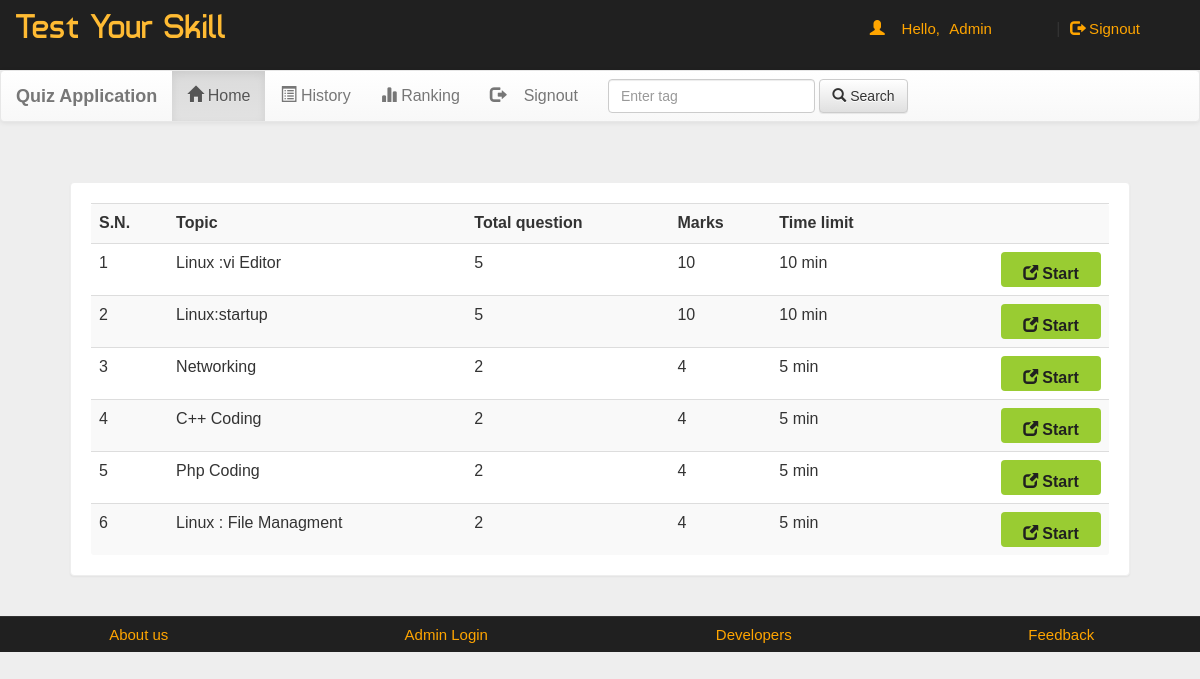
Page /account.php?q=1 (signed in) on the committed database.
### tables this page shows
CREATE TABLE `quiz` (
  `eid` text NOT NULL,
  `title` varchar(100) NOT NULL,
  `sahi` int(11) NOT NULL,
  `wrong` int(11) NOT NULL,
  `total` int(11) NOT NULL,
  `time` bigint(20) NOT NULL,
  `intro` text NOT NULL,
  `tag` varchar(100) NOT NULL,
  `date` timestamp NOT NULL DEFAULT CURRENT_TIMESTAMP ON UPDATE CURRENT_TIMESTAMP
);

### account.php (the view, shortened to what this page needs)
<!DOCTYPE html PUBLIC "-//W3C//DTD XHTML 1.0 Transitional//EN" "http://www.w3.org/TR/xhtml1/DTD/xhtml1-transitional.dtd">
<html xmlns="http://www.w3.org/1999/xhtml">
<head>
<link  rel="stylesheet" href="css/bootstrap.min.css"/>
 <link  rel="stylesheet" href="css/bootstrap-theme.min.css"/>
 <link rel="stylesheet" href="css/main.css">
 <link  rel="stylesheet" href="css/font.css">
</head>
<body>
<div class="header">
<div class="row">
<div class="col-lg-6">
<span class="logo">Test Your Skill</span></div>
<div class="col-md-4 col-md-offset-2">
 <?php
 include_once 'dbConnection.php';
  if(!(isset($_SESSION['email']))){
header("location:index.php");
}
else
{
$name = $_SESSION['name'];
$email=$_SESSION['email'];
echo '<span class="pull-right top title1" ><span class="log1"><span class="glyphicon glyphicon-user" aria-hidden="true"></span>&nbsp;&nbsp;&nbsp;&nbsp;Hello,</span> <a href="account.php?q=1" class="log log1">'.$name.'</a>&nbsp;|&nbsp;<a href="logout.php?q=account.php" class="log"><span class="glyphicon glyphicon-log-out" aria-hidden="true"></span>&nbsp;Signout</button></a></span>';
}?>
</div>
</div></div>
<div class="bg">
<nav class="navbar navbar-default title1">
  <div class="container-fluid">
    <div class="navbar-header">
      <a class="navbar-brand" href="#"><b>Quiz Application</b></a>
    </div>
    <div class="collapse navbar-collapse" id="bs-example-navbar-collapse-1">
      <ul class="nav navbar-nav">
        <li <?php if(@$_GET['q']==1) echo'class="active"'; ?> ><a href="account.php?q=1"><span class="glyphicon glyphicon-home" aria-hidden="true"></span>&nbsp;Home<span class="sr-only">(current)</span></a></li>
        <li <?php if(@$_GET['q']==2) echo'class="active"'; ?>><a href="account.php?q=2"><span class="glyphicon glyphicon-list-alt" aria-hidden="true"></span>&nbsp;History</a></li>
		<li <?php if(@$_GET['q']==3) echo'class="active"'; ?>><a href="account.php?q=3"><span class="glyphicon glyphicon-stats" aria-hidden="true"></span>&nbsp;Ranking</a></li>
		<li class="pull-right"> <a href="logout.php?q=account.php"><span class="glyphicon glyphicon-log-out" aria-hidden="true"></span>&nbsp;&nbsp;&nbsp;&nbsp;Signout</a></li>
		</ul>
            <form class="navbar-form navbar-left" role="search">
        <div class="form-group">
          <input type="text" class="form-control" placeholder="Enter tag ">
        </div>
        <button type="submit" class="btn btn-default"><span class="glyphicon glyphicon-search" aria-hidden="true"></span>&nbsp;Search</button>
      </form>
      </div>
  </div>
</nav>
<div class="container">
<div class="row">
<div class="col-md-12">
<?php if(@$_GET['q']==1) {
$result = mysqli_query($con,"SELECT * FROM quiz ORDER BY date DESC") or die('Error');
echo  '<div class="panel"><div class="table-responsive"><table class="table table-striped title1">
<tr><td><b>S.N.</b></td><td><b>Topic</b></td><td><b>Total question</b></td><td><b>Marks</b></td><td><b>Time limit</b></td><td></td></tr>';
$c=1;
while($row = mysqli_fetch_array($result)) {
	$title = $row['title'];
	$total = $row['total'];
	$sahi = $row['sahi'];
    $time = $row['time'];
	$eid = $row['eid'];
$q12=mysqli_query($con,"SELECT score FROM history WHERE eid='$eid' AND email='$email'" )or die('Error98');
$rowcount=mysqli_num_rows($q12);
if($rowcount == 0){
	echo '<tr><td>'.$c++.'</td><td>'.$title.'</td><td>'.$total.'</td><td>'.$sahi*$total.'</td><td>'.$time.'&nbsp;min</td>
	<td><b><a href="account.php?q=quiz&step=2&eid='.$eid.'&n=1&t='.$total.'" class="pull-right btn sub1" style="margin:0px;background:#99cc32"><span class="glyphicon glyphicon-new-window" aria-hidden="true"></span>&nbsp;<span class="title1"><b>Start</b></span></a></b></td></tr>';
}
}
echo '</table></div></div>';
}?>
</div></div></div></div>
<div class="row footer">
<div class="col-md-3 box">
<a href="about.php" target="_blank">About us</a>
</div>
<div class="col-md-3 box">
<a href="#" data-toggle="modal" data-target="#login">Admin Login</a></div>
<div class="col-md-3 box">
<a href="#" data-toggle="modal" data-target="#developers">Developers</a>
</div>
<div class="col-md-3 box">
<a href="feedback.php" target="_blank">Feedback</a></div></div>
</body>
</html>

### css/main.css (style rules this page uses)
body { overflow-x:hidden; width:100%; font: 15px "Century Gothic", "Times Roman", sans-serif; background:#eee; min-height:550px; background-attachment:fixed; }
.bg { min-height:540px; }
.panel { border-color:#eee; margin:40px; padding:20px; font: 15px "Century Gothic", "Times Roman", sans-serif; }
.header { background:#202020; height:70px; }
.logo { font-family:'typo'; font-size:35px; color:#ffbb33; margin:15px; }
.title1 { font: 16px "Century Gothic", "Times Roman", sans-serif; }
.sub1 { width:90px; color:#202020; background:orange; font-size:15px; height:35px; margin:20px; padding:10px; width:100px; }
.footer { font-size:15px; text-align:center; border-top:1px solid; border-color:#323232; background-color:#202020; }
.footer a { margin:25px; color:orange; text-decoration:none; font: 15px "Century Gothic", "Times Roman", sans-serif; }
.box { padding:9px; }
.top { margin-top:20px; }
.log1 { font: 15px 'Ubuntu', sans-serif; color:orange; margin-left:10px; }
.log { margin:10px; margin-right:60px; margin-left:5px; color:orange; text-decoration:none; font-size:20px; font-size:15px; }

### rows in the picture
quiz: title "Linux :vi Editor", total "5", $sahi*$total "10", time "10"
quiz: title "Linux:startup", total "5", $sahi*$total "10", time "10"
quiz: title "Networking", total "2", $sahi*$total "4", time "5"
quiz: title "C++ Coding", total "2", $sahi*$total "4", time "5"
quiz: title "Php Coding", total "2", $sahi*$total "4", time "5"
quiz: title "Linux : File Managment", total "2", $sahi*$total "4", time "5"

### other values in the picture
$name "Admin"
